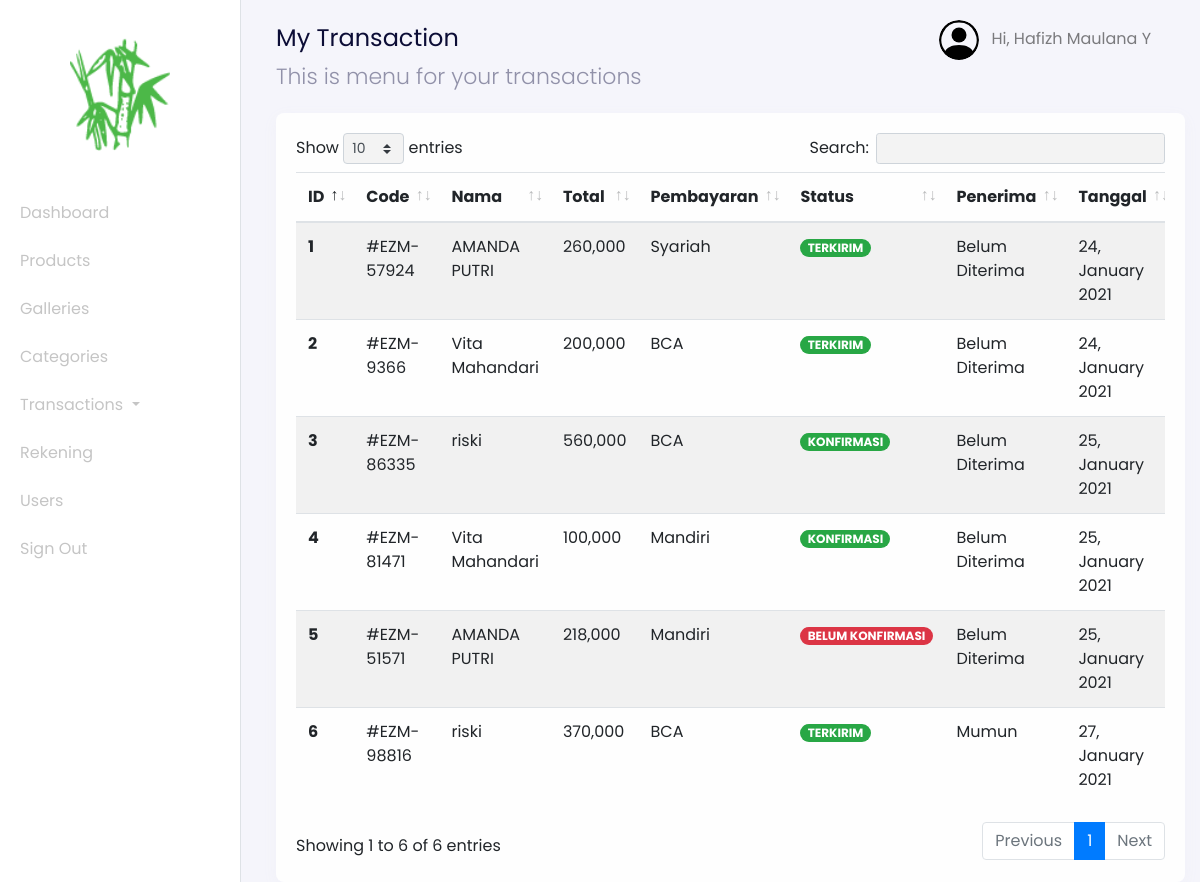
The app's page /admin?page=transactions (signed in) with its own data.
### tables this page shows
CREATE TABLE `users` (
  `id_user` int(11) NOT NULL,
  `name` varchar(255) NOT NULL,
  `email` varchar(255) NOT NULL,
  `password` varchar(255) NOT NULL,
  `address` text,
  `phone_number` varchar(255) NOT NULL,
  `postal_code` varchar(191) NOT NULL,
  `roles` varchar(255) NOT NULL
);

CREATE TABLE `transactions` (
  `id_transaction` int(11) NOT NULL,
  `user_id` int(11) NOT NULL,
  `total_price` int(11) NOT NULL,
  `city` varchar(255) NOT NULL,
  `rekening_id` int(11) NOT NULL,
  `transaction_status` varchar(255) NOT NULL,
  `weight_total` int(11) NOT NULL,
  `delivered` int(11) NOT NULL,
  `photo_transaction` varchar(255) NOT NULL,
  `code` varchar(255) NOT NULL,
  `receiver` varchar(255) NOT NULL,
  `time_arrived` timestamp NULL DEFAULT NULL,
  `created_at` timestamp NOT NULL DEFAULT CURRENT_TIMESTAMP
);

CREATE TABLE `rekening_numbers` (
  `id_rekening` int(11) NOT NULL,
  `bank_name` varchar(255) NOT NULL,
  `number` varchar(255) NOT NULL,
  `rekening_name` varchar(255) NOT NULL
);

### config/config.php (called while the page is built, shortened)
<?php
$host = 'localhost';
$user = 'root';
$password = '';
$dbname = 'bamboo_art';
$conn = mysqli_connect($host, $user, $password, $dbname);
function query($query)
{
    global $conn;
    $result = mysqli_query($conn, $query);
    $rows = [];
    while ($row = mysqli_fetch_assoc($result)) {
        $rows[] = $row;
    }
    return $rows;
}
?>

### admin/transaction/dashboard-transactions.php (the view, shortened to what this page needs)
<nav
  class="navbar navbar-expand-lg navbar-light navbar-store fixed-top"
  data-aos="fade-down"
>
  <div class="container-fluid">
    <div class="collpase navbar-collapse" id="navbarResponsive">
      <ul class="navbar-nav d-none d-lg-flex ml-auto">
        <li class="nav-item dropdown">
          <a
            href="#"
            class="nav-link"
            id="navbarDropdown"
            role="button"
            data-toggle="dropdown"
          >
          <img
              src="../assets/images/person-circle.svg"
              alt="profile"
              height="40px"
              class="rounded-circle mr-2 profile-picture"
            />
            <?php
              $id_user = $_SESSION['user'];
              $user = query("SELECT * FROM users WHERE id_user = $id_user")[0];
            ?>
            Hi, <?= $user["name"]; ?>
          </a>
        </li>
      </ul>
    </div>
  </div>
</nav>
<div class="section-content section-dashboard-home" data-aos="fade-up">
  <div class="container-fluid">
    <div class="dashboard-heading">
      <h2 class="dashboard-title">My Transaction</h2>
      <p class="dashboard-subtitle">This is menu for your transactions</p>
    </div>
    <div class="dashboard-content">
      <div class="row mt-4">
        <div class="col-12">
          <div class="card">
            <div class="card-body">
              <div class="row">
                <div class="col-12">
                  <div class="table-responsive">
                    <table class="table table-striped table-hover" id="table">
                      <thead>
                        <tr>
                          <th scope="col">ID</th>
                          <th scope="col">Code</th>
                          <th scope="col">Nama</th>
                          <th scope="col">Total</th>
                          <th scope="col">Pembayaran</th>
                          <th scope="col">Status</th>
                          <th scope="col">Penerima</th>
                          <th scope="col">Tanggal</th>
                        </tr>
                      </thead>
                      <tbody>
                        <?php
                          $no = 1;
                          $query = "SELECT * FROM transactions INNER JOIN users ON transactions.user_id = users.id_user INNER JOIN rekening_numbers ON transactions.rekening_id = rekening_numbers.id_rekening";
                          $transactions = query($query);
                        ?>
                        <?php foreach ($transactions as $transaction) : ?>
                          <tr>
                            <th scope="row"><?= $no; ?></th>
                            <td>#<?= $transaction["code"]; ?></td>
                            <td><?= $transaction["name"]; ?></td>
                            <td><?= number_format($transaction["total_price"]); ?></td>
                            <td><?= $transaction["bank_name"]; ?></td>
                            <td>
                              <?php if ($transaction["transaction_status"] == "BELUM KONFIRMASI") : ?>
                                <span class="badge badge-pill badge-danger"><?= $transaction["transaction_status"]; ?></span>
                              <?php elseif($transaction["transaction_status"] == "TERKONFIRMASI"): ?>
                              <span class="badge badge-pill badge-warning"><?= $transaction["transaction_status"]; ?></span>
                              <?php elseif($transaction["transaction_status"] == "PICKUP") : ?>
                                <span class="badge badge-pill badge-primary"><?= $transaction["transaction_status"]; ?></span>
                              <?php else: ?>
                                <span class="badge badge-pill badge-success"><?= $transaction["transaction_status"]; ?></span>
                              <?php endif; ?>
                            </td>
                            <?php if (isset($transaction["receiver"])) : ?>
                              <td><?= $transaction["receiver"] ? $transaction['receiver'] : 'Belum Diterima'; ?></td>
                            <?php endif;?>
                            <?php
                              $tanggal = $transaction["created_at"];
                            ?>
                            <td><?= date('d, F Y', strtotime($tanggal)); ?></td>
                          </tr>
                        <?php $no++ ?>
                        <?php endforeach;?>
                      </tbody>
                    </table>
                  </div>
                </div>
              </div>
            </div>
          </div>
        </div>
      </div>
    </div>
  </div>
</div>

### records on screen
users: name "Hafizh Maulana Y"
transactions: code "EZM-57924", user.name "AMANDA PUTRI", total_price "260,000", rekening_numbers.bank_name "Syariah", transaction_status "TERKIRIM", receiver "Belum Diterima", created_at "24, January 2021"
transactions: code "EZM-9366", user.name "Vita Mahandari", total_price "200,000", rekening_numbers.bank_name "BCA", transaction_status "TERKIRIM", receiver "Belum Diterima", created_at "24, January 2021"
transactions: code "EZM-86335", user.name "riski", total_price "560,000", rekening_numbers.bank_name "BCA", transaction_status "KONFIRMASI", receiver "Belum Diterima", created_at "25, January 2021"
transactions: code "EZM-81471", user.name "Vita Mahandari", total_price "100,000", rekening_numbers.bank_name "Mandiri", transaction_status "KONFIRMASI", receiver "Belum Diterima", created_at "25, January 2021"
transactions: code "EZM-51571", user.name "AMANDA PUTRI", total_price "218,000", rekening_numbers.bank_name "Mandiri", transaction_status "BELUM KONFIRMASI", receiver "Belum Diterima", created_at "25, January 2021"
transactions: code "EZM-98816", user.name "riski", total_price "370,000", rekening_numbers.bank_name "BCA", transaction_status "TERKIRIM", receiver "Mumun", created_at "27, January 2021"
